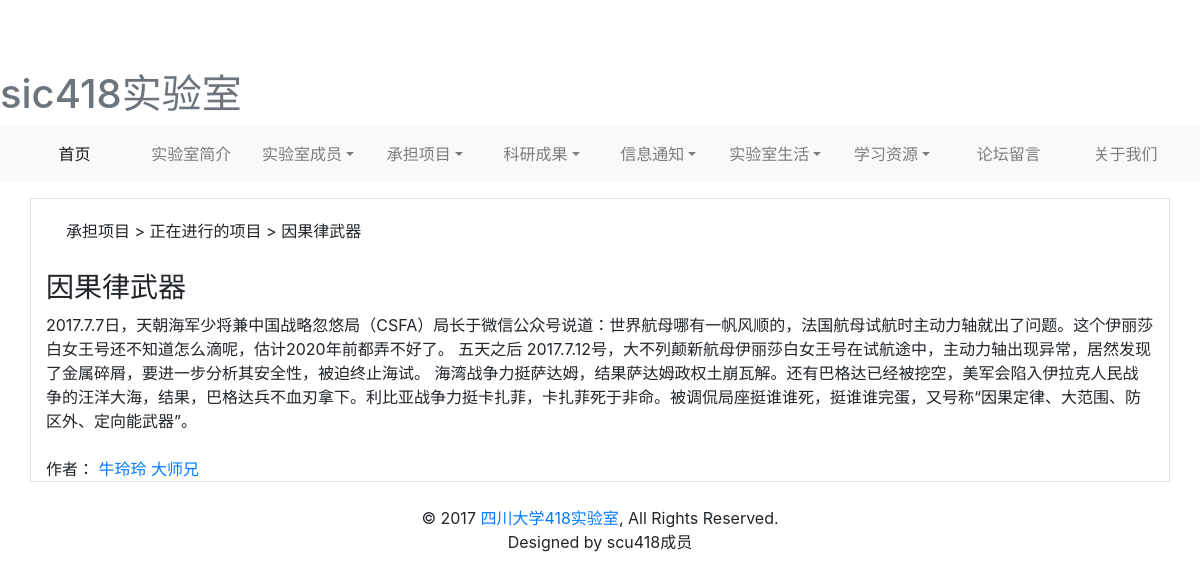
Page /lab/fprojectpage/1 on the committed database.
### lab/models.py (models this page shows, shortened)
class Project(models.Model):
    name = models.CharField(verbose_name=u'项目名称', max_length=50)
    content = models.TextField(verbose_name=u'项目详情')
    time = models.DateField(verbose_name=u'项目开始时间')
    finish = models.BooleanField(verbose_name=u'项目是否已经完成', default=True)
    class Meta:
        verbose_name = u'项目'
        verbose_name_plural = verbose_name

class StudentProject(models.Model):
    student = models.ForeignKey(Student, verbose_name=u'学生')
    project = models.ForeignKey(Project, verbose_name=u'项目')
    class Meta:
        verbose_name = u'学生项目表'
        verbose_name_plural = verbose_name

class Student(models.Model):
    name = models.CharField(verbose_name=u'学生姓名', max_length=20)
    degree = models.CharField(verbose_name=u'学位', max_length=10, choices=(('bachelor', '学士'), ('master', '硕士'), ('doctor', '博士')))
    graduate = models.BooleanField(verbose_name=u'是否毕业', default=False)
    job = models.CharField(verbose_name=u'毕业去向', max_length=50, default=u'')
    individual = models.TextField(verbose_name=u'个人简介')
    photo = models.ImageField(verbose_name=u'学生照片', upload_to='photo/', max_length=100)
    class Meta:
        verbose_name = u'学生'
        verbose_name_plural = verbose_name

### lab/views.py (the view)
# urls.py: url(r'^fprojectpage/(?P<project_id>[0-99]+)$', views.f_project_page, name='fprojectpage'),
def f_project_page(request,project_id):
    project=models.Project.objects.get(pk=project_id)
    project_student = project.studentproject_set.all()
    teacher_project = project.teacherproject_set.all()
    return render(request,"undertake_projects/fpro_page.html",{'project':project,'project_student':project_student,'teacher_project':teacher_project})

### templates/undertake_projects/fpro_page.html (shortened to what this page needs)
{% extends 'base2.html' %}
{% block content %}
    <div style="border: solid rgba(104,52,42,0.14) 1px;" class="container table-responsive">
        <label style="padding: 20px;   ">承担项目 > 正在进行的项目 > {{ project.name }}</label>
        <div class="panel panel-info">
        <div class="panel-heading">
            <h3 class="panel-title">{{ project.name }}</h3>
        </div>
        <div class="panel-body">
            {{ project.content }}
             <br><br>
            作者：{% for stu in project_student %}
                        {% if stu.student.graduate == False %}
                            <a href="{%  url 'lab:s_student' %}">{{ stu.student.name }}</a>
                        {% else %}
                            <a href="{%  url 'lab:g_student' %}">{{ stu.student.name }}</a>
                        {% endif %}
                  {% endfor %}
        </div>
        </div>
    </div>
{% endblock %}

### static/css/test.css (style rules this page uses)
html, body { overflow-x: hidden; }
body { padding-top: 70px; }

### rows in the picture
Project: name "因果律武器", content "2017.7.7日，天朝海军少将兼中国战略忽悠局（CSFA）局长于微信公众号说道：世界航母哪有一帆风顺的，法国航母试航时主动力轴就出了问题。这个伊丽莎白女王号还不知道怎么滴呢，估计2020年前都弄不好了。 五天之后 2017.7.12号，大不列颠新航母伊丽莎白女王号在试航途中，主动力轴出现异常，居然发现了金属碎屑，要进一步分析其安全性，被迫终止海试。 海湾战争力挺萨达姆，结果萨达姆政权土崩瓦解。还有巴格达已经被挖空，美军会陷入伊拉克人民战争的汪洋大海，结果，巴格达兵不血刃拿下。利比亚战争力挺卡扎菲，卡扎菲死于非命。被调侃局座挺谁谁死，挺谁谁完蛋，又号称“因果定律、大范围、防区外、定向能武器”。"
StudentProject: student.name "牛玲玲"
StudentProject: student.name "大师兄"
